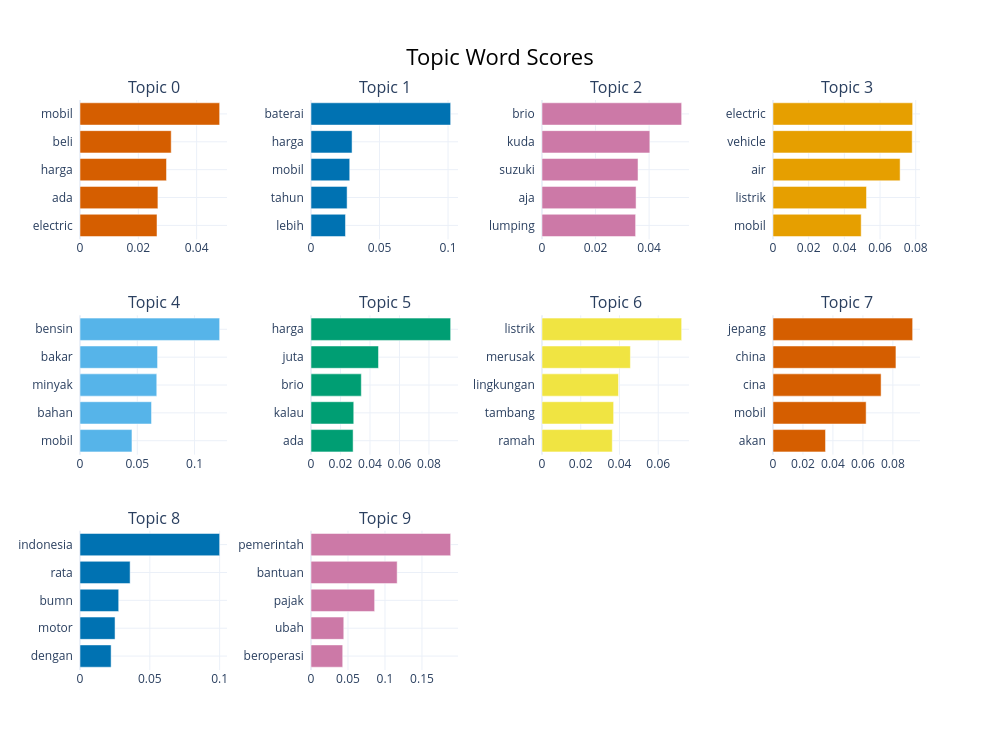

Notebook source saved alongside this figure:
### Code cell
topic_model.visualize_barchart(top_n_topics=10)

### Figure 1 — Plotly figure (JSON) as saved in the notebook; plotly's stock layout.template omitted (floating-point values rounded to 4 significant figures)
{"data": [{"marker": {"color": "#D55E00"}, "orientation": "h", "type": "bar", "x": [0.02641, 0.02672, 0.02967, 0.03128, 0.04789], "xaxis": "x", "y": ["electric  ", "ada  ", "harga  ", "beli  ", "mobil  "], "yaxis": "y"}, {"marker": {"color": "#0072B2"}, "orientation": "h", "type": "bar", "x": [0.02515, 0.02634, 0.02826, 0.02996, 0.1019], "xaxis": "x2", "y": ["lebih  ", "tahun  ", "mobil  ", "harga  ", "baterai  "], "yaxis": "y2"}, {"marker": {"color": "#CC79A7"}, "orientation": "h", "type": "bar", "x": [0.03497, 0.03514, 0.03587, 0.04029, 0.05217], "xaxis": "x3", "y": ["lumping  ", "aja  ", "suzuki  ", "kuda  ", "brio  "], "yaxis": "y3"}, {"marker": {"color": "#E69F00"}, "orientation": "h", "type": "bar", "x": [0.04943, 0.05241, 0.07125, 0.07802, 0.07827], "xaxis": "x4", "y": ["mobil  ", "listrik  ", "air  ", "vehicle  ", "electric  "], "yaxis": "y4"}, {"marker": {"color": "#56B4E9"}, "orientation": "h", "type": "bar", "x": [0.04536, 0.06246, 0.06703, 0.06772, 0.1219], "xaxis": "x5", "y": ["mobil  ", "bahan  ", "minyak  ", "bakar  ", "bensin  "], "yaxis": "y5"}, {"marker": {"color": "#009E73"}, "orientation": "h", "type": "bar", "x": [0.02855, 0.02899, 0.03411, 0.04576, 0.09469], "xaxis": "x6", "y": ["ada  ", "kalau  ", "brio  ", "juta  ", "harga  "], "yaxis": "y6"}, {"marker": {"color": "#F0E442"}, "orientation": "h", "type": "bar", "x": [0.03627, 0.03697, 0.03948, 0.04564, 0.07209], "xaxis": "x7", "y": ["ramah  ", "tambang  ", "lingkungan  ", "merusak  ", "listrik  "], "yaxis": "y7"}, {"marker": {"color": "#D55E00"}, "orientation": "h", "type": "bar", "x": [0.03505, 0.06216, 0.07215, 0.08205, 0.0932], "xaxis": "x8", "y": ["akan  ", "mobil  ", "cina  ", "china  ", "jepang  "], "yaxis": "y8"}, {"marker": {"color": "#0072B2"}, "orientation": "h", "type": "bar", "x": [0.02228, 0.0251, 0.02771, 0.0359, 0.1], "xaxis": "x9", "y": ["dengan  ", "motor  ", "bumn  ", "rata  ", "indonesia  "], "yaxis": "y9"}, {"marker": {"color": "#CC79A7"}, "orientation": "h", "type": "bar", "x": [0.04286, 0.0443, 0.08601, 0.1164, 0.1887], "xaxis": "x10", "y": ["beroperasi  ", "ubah  ", "pajak  ", "bantuan  ", "pemerintah  "], "yaxis": "y10"}], "layout": {"annotations": [{"font": {"size": 16}, "showarrow": false, "text": "Topic 0", "x": 0.0875, "xanchor": "center", "xref": "paper", "y": 1, "yanchor": "bottom", "yref": "paper"}, {"font": {"size": 16}, "showarrow": false, "text": "Topic 1", "x": 0.3625, "xanchor": "center", "xref": "paper", "y": 1, "yanchor": "bottom", "yref": "paper"}, {"font": {"size": 16}, "showarrow": false, "text": "Topic 2", "x": 0.6375, "xanchor": "center", "xref": "paper", "y": 1, "yanchor": "bottom", "yref": "paper"}, {"font": {"size": 16}, "showarrow": false, "text": "Topic 3", "x": 0.9125, "xanchor": "center", "xref": "paper", "y": 1, "yanchor": "bottom", "yref": "paper"}, {"font": {"size": 16}, "showarrow": false, "text": "Topic 4", "x": 0.0875, "xanchor": "center", "xref": "paper", "y": 0.6222, "yanchor": "bottom", "yref": "paper"}, {"font": {"size": 16}, "showarrow": false, "text": "Topic 5", "x": 0.3625, "xanchor": "center", "xref": "paper", "y": 0.6222, "yanchor": "bottom", "yref": "paper"}, {"font": {"size": 16}, "showarrow": false, "text": "Topic 6", "x": 0.6375, "xanchor": "center", "xref": "paper", "y": 0.6222, "yanchor": "bottom", "yref": "paper"}, {"font": {"size": 16}, "showarrow": false, "text": "Topic 7", "x": 0.9125, "xanchor": "center", "xref": "paper", "y": 0.6222, "yanchor": "bottom", "yref": "paper"}, {"font": {"size": 16}, "showarrow": false, "text": "Topic 8", "x": 0.0875, "xanchor": "center", "xref": "paper", "y": 0.2444, "yanchor": "bottom", "yref": "paper"}, {"font": {"size": 16}, "showarrow": false, "text": "Topic 9", "x": 0.3625, "xanchor": "center", "xref": "paper", "y": 0.2444, "yanchor": "bottom", "yref": "paper"}], "height": 750, "hoverlabel": {"bgcolor": "white", "font": {"family": "Rockwell", "size": 16}}, "showlegend": false, "title": {"font": {"color": "Black", "size": 22}, "text": "Topic Word Scores", "x": 0.5, "xanchor": "center", "yanchor": "top"}, "width": 1000, "xaxis": {"anchor": "y", "domain": [0, 0.175], "showgrid": true}, "xaxis10": {"anchor": "y10", "domain": [0.275, 0.45], "showgrid": true}, "xaxis11": {"anchor": "y11", "domain": [0.55, 0.725], "showgrid": true}, "xaxis12": {"anchor": "y12", "domain": [0.825, 1], "showgrid": true}, "xaxis2": {"anchor": "y2", "domain": [0.275, 0.45], "showgrid": true}, "xaxis3": {"anchor": "y3", "domain": [0.55, 0.725], "showgrid": true}, "xaxis4": {"anchor": "y4", "domain": [0.825, 1], "showgrid": true}, "xaxis5": {"anchor": "y5", "domain": [0, 0.175], "showgrid": true}, "xaxis6": {"anchor": "y6", "domain": [0.275, 0.45], "showgrid": true}, "xaxis7": {"anchor": "y7", "domain": [0.55, 0.725], "showgrid": true}, "xaxis8": {"anchor": "y8", "domain": [0.825, 1], "showgrid": true}, "xaxis9": {"anchor": "y9", "domain": [0, 0.175], "showgrid": true}, "yaxis": {"anchor": "x", "domain": [0.7556, 1], "showgrid": true}, "yaxis10": {"anchor": "x10", "domain": [0, 0.2444], "showgrid": true}, "yaxis11": {"anchor": "x11", "domain": [0, 0.2444], "showgrid": true}, "yaxis12": {"anchor": "x12", "domain": [0, 0.2444], "showgrid": true}, "yaxis2": {"anchor": "x2", "domain": [0.7556, 1], "showgrid": true}, "yaxis3": {"anchor": "x3", "domain": [0.7556, 1], "showgrid": true}, "yaxis4": {"anchor": "x4", "domain": [0.7556, 1], "showgrid": true}, "yaxis5": {"anchor": "x5", "domain": [0.3778, 0.6222], "showgrid": true}, "yaxis6": {"anchor": "x6", "domain": [0.3778, 0.6222], "showgrid": true}, "yaxis7": {"anchor": "x7", "domain": [0.3778, 0.6222], "showgrid": true}, "yaxis8": {"anchor": "x8", "domain": [0.3778, 0.6222], "showgrid": true}, "yaxis9": {"anchor": "x9", "domain": [0, 0.2444], "showgrid": true}}}
